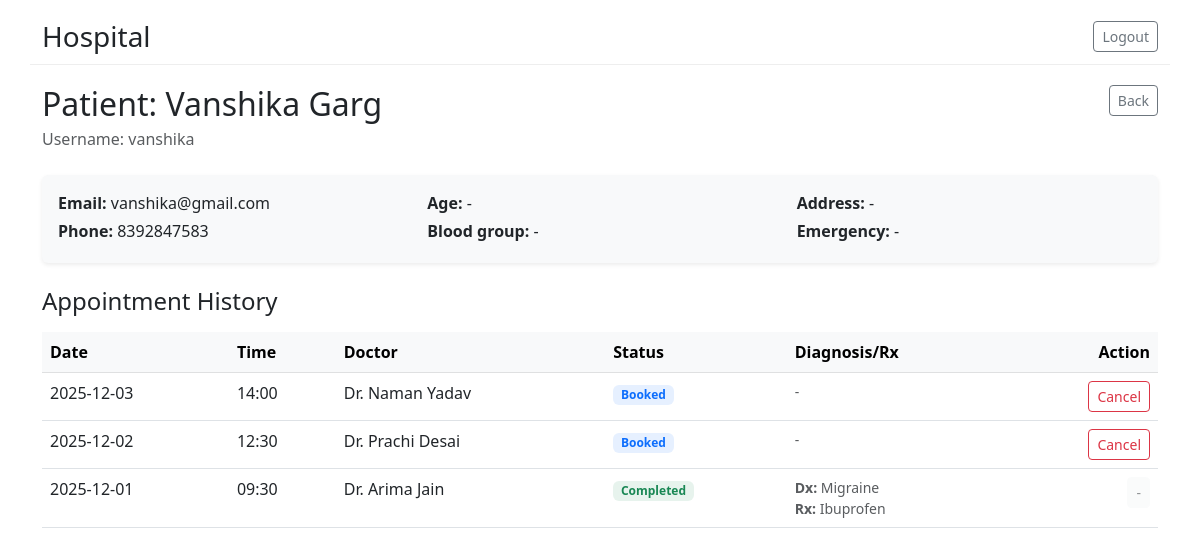
Before: /admin/patients/1 (signed in) with the older database file.
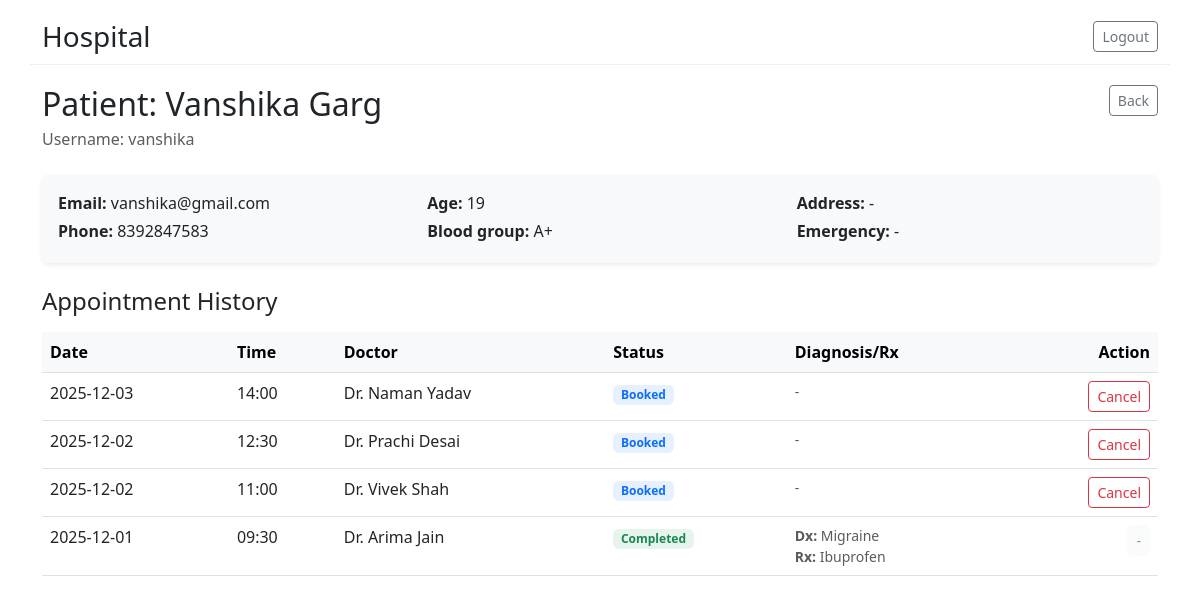
After: the same page with the newer database file.
### tables this page shows
CREATE TABLE appointments (
      id INTEGER PRIMARY KEY AUTOINCREMENT,
      patient_id INTEGER NOT NULL,
      doctor_id INTEGER NOT NULL,
      date TEXT NOT NULL,
      time TEXT NOT NULL,
      end_time TEXT,
      status TEXT NOT NULL DEFAULT 'Booked' CHECK(status IN ('Booked','Completed','Cancelled')),
      created_at TEXT NOT NULL,
      FOREIGN KEY(patient_id) REFERENCES patients(id),
      FOREIGN KEY(doctor_id) REFERENCES doctors(id)
    );

CREATE TABLE users (
      id INTEGER PRIMARY KEY AUTOINCREMENT,
      username TEXT UNIQUE NOT NULL,
      password_hash TEXT NOT NULL,
      role TEXT NOT NULL CHECK(role IN ('admin','doctor','patient')),
      full_name TEXT, email TEXT, phone TEXT, is_active INTEGER DEFAULT 1
    );

CREATE TABLE treatments (
      id INTEGER PRIMARY KEY AUTOINCREMENT,
      appointment_id INTEGER UNIQUE NOT NULL,
      diagnosis TEXT, prescription TEXT, notes TEXT,
      FOREIGN KEY(appointment_id) REFERENCES appointments(id)
    );

CREATE TABLE patients (
      id INTEGER PRIMARY KEY AUTOINCREMENT,
      user_id INTEGER UNIQUE NOT NULL,
      address TEXT, blood_group TEXT, emergency_contact TEXT, age INTEGER,
      FOREIGN KEY(user_id) REFERENCES users(id)
    );

### app.py (the view)
@app.route("/admin/patients/<int:patient_id>")
@login_required(role="admin")
def admin_view_patient(patient_id):
    db=get_db()
    patient=db.execute("""
      SELECT p.id AS patient_id, u.id AS user_id, u.username, u.full_name, u.email, u.phone, p.address, p.blood_group, p.emergency_contact, p.age
      FROM patients p JOIN users u ON p.user_id=u.id WHERE p.id=?
    """,(patient_id,)).fetchone()
    if not patient:
        flash("Patient not found.", "danger")
        return redirect(url_for("admin_list_patients"))
    appointments=db.execute("""
      SELECT a.id, a.date, a.time, a.end_time, a.status,
             d.id as doctor_id, u_d.full_name doctor_name,
             t.diagnosis, t.prescription
      FROM appointments a
      JOIN doctors d ON a.doctor_id=d.id
      JOIN users u_d ON d.user_id=u_d.id
      LEFT JOIN treatments t ON t.appointment_id = a.id
      WHERE a.patient_id=?
      ORDER BY datetime(a.date||' '||a.time) DESC
    """,(patient_id,)).fetchall()
    return render_template("admin_view_patient.html", patient=patient, appointments=appointments)

### app.py (called while the page is built, shortened)
def get_db():
    if "db" not in g:
        g.db = sqlite3.connect(DB_PATH, detect_types=sqlite3.PARSE_DECLTYPES)
        g.db.row_factory = sqlite3.Row
    return g.db

def login_required(role=None):
    from functools import wraps
    def decorator(f):
        @wraps(f)
        def wrapped(*args, **kwargs):
            if "user_id" not in session:
                return redirect(url_for("login"))
            return f(*args, **kwargs)
        return wrapped
    return decorator

### templates/admin_view_patient.html
{% extends "base.html" %}
{% block content %}
<div class="d-flex justify-content-between align-items-start mb-4">
  <div>
    <h2 class="mb-1">Patient: {{ patient.full_name }}</h2>
    <p class="text-muted mb-0">Username: {{ patient.username }}</p>
  </div>
  <a href="{{ url_for('admin_list_patients') }}" class="btn btn-outline-secondary btn-sm">Back</a>
</div>
<div class="card mb-4 border-0 shadow-sm bg-light">
  <div class="card-body">
    <div class="row">
      <div class="col-md-4">
        <p class="mb-1"><strong>Email:</strong> {{ patient.email }}</p>
        <p class="mb-1"><strong>Phone:</strong> {{ patient.phone }}</p>
      </div>
      <div class="col-md-4">
        <p class="mb-1"><strong>Age:</strong> {{ patient.age or '-' }}</p>
        <p class="mb-1"><strong>Blood group:</strong> {{ patient.blood_group or '-' }}</p>
      </div>
      <div class="col-md-4">
        <p class="mb-1"><strong>Address:</strong> {{ patient.address or '-' }}</p>
        <p class="mb-1"><strong>Emergency:</strong> {{ patient.emergency_contact or '-' }}</p>
      </div>
    </div>
  </div>
</div>
<h4 class="mb-3">Appointment History</h4>
<div class="card border-0 shadow-none">
  <table class="table table-hover mb-0">
    <thead class="table-light">
      <tr>
        <th>Date</th>
        <th>Time</th>
        <th>Doctor</th>
        <th>Status</th>
        <th>Diagnosis/Rx</th>
        <th class="text-end">Action</th>
      </tr>
    </thead>
    <tbody>
      {% for a in appointments %}
        <tr>
          <td>{{ a.date }}</td>
          <td>{{ a.time }}</td>
          <td>{{ a.doctor_name }}</td>
          <td>
             {% if a.status == 'Booked' %}
               <span class="badge bg-primary bg-opacity-10 text-primary">Booked</span>
             {% elif a.status == 'Completed' %}
               <span class="badge bg-success bg-opacity-10 text-success">Completed</span>
             {% else %}
               <span class="badge bg-secondary bg-opacity-10 text-secondary">Cancelled</span>
             {% endif %}
          </td>
          <td class="small text-muted">
             {% if a.diagnosis or a.prescription %}
               <div><strong>Dx:</strong> {{ a.diagnosis }}</div>
               <div><strong>Rx:</strong> {{ a.prescription }}</div>
             {% else %}
               -
             {% endif %}
          </td>
          <td class="text-end">
             {% if a.status == 'Booked' %}
               <form method="post" action="{{ url_for('admin_cancel_appointment', appointment_id=a.id) }}" onsubmit="return confirm('Are you sure you want to cancel this appointment?');">
                 <button class="btn btn-sm btn-outline-danger">Cancel</button>
               </form>
             {% else %}
               <button class="btn btn-sm btn-light text-muted" disabled>-</button>
             {% endif %}
          </td>
        </tr>
      {% else %}
        <tr><td colspan="6" class="text-center text-muted py-4">No records found.</td></tr>
      {% endfor %}
    </tbody>
  </table>
</div>
{% endblock %}

Changed rows visible on the page:
now on this page (row edited): patients: age "19", blood_group "A+"
added appointments: date "2025-12-02", time "11:00", doctor_name "Dr. Vivek Shah", status "Booked"
Other visible differences:
{{ patient.age or '-' }}: "-" → (not shown)
{{ patient.blood_group or '-' }}: "-" → (not shown)
